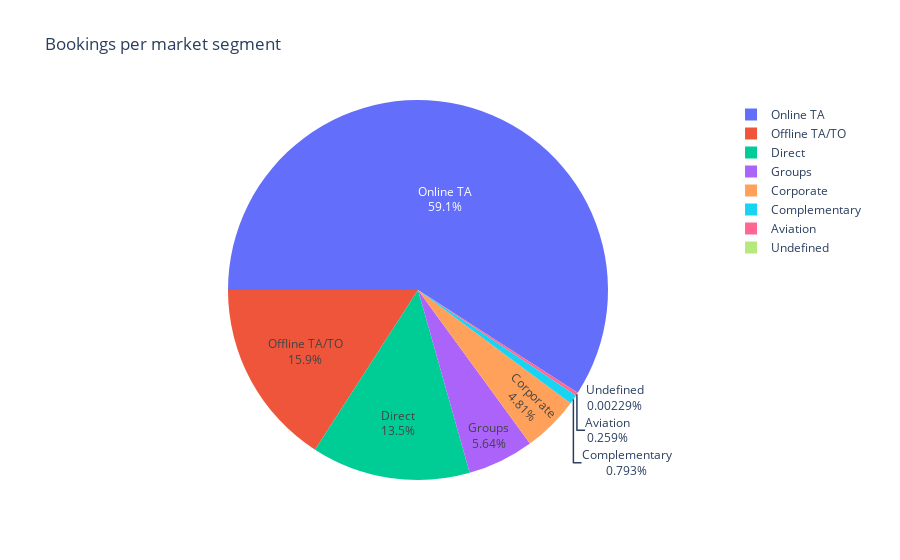

Here is the notebook cell this chart was saved with:
### Code cell
# pie plot
fig = px.pie(data,
             values = data['market_segment'].value_counts().values,
             names = data['market_segment'].value_counts().index,
             title = "Bookings per market segment")

fig.update_traces(rotation=-90, textinfo="percent+label")
fig.show()

### Figure 1 — Plotly figure (JSON) as saved in the notebook; plotly's stock layout.template omitted (floating-point values rounded to 4 significant figures)
{"data": [{"domain": {"x": [0, 1], "y": [0, 1]}, "hovertemplate": "label=%{label}<br>value=%{value}<extra></extra>", "labels": ["Online TA", "Offline TA/TO", "Direct", "Groups", "Corporate", "Complementary", "Aviation", "Undefined"], "legendgroup": "", "name": "", "rotation": -90, "showlegend": true, "textinfo": "percent+label", "type": "pie", "values": [51553, 13855, 11780, 4922, 4200, 692, 226, 2]}], "layout": {"legend": {"tracegroupgap": 0}, "title": {"text": "Bookings per market segment"}}}
